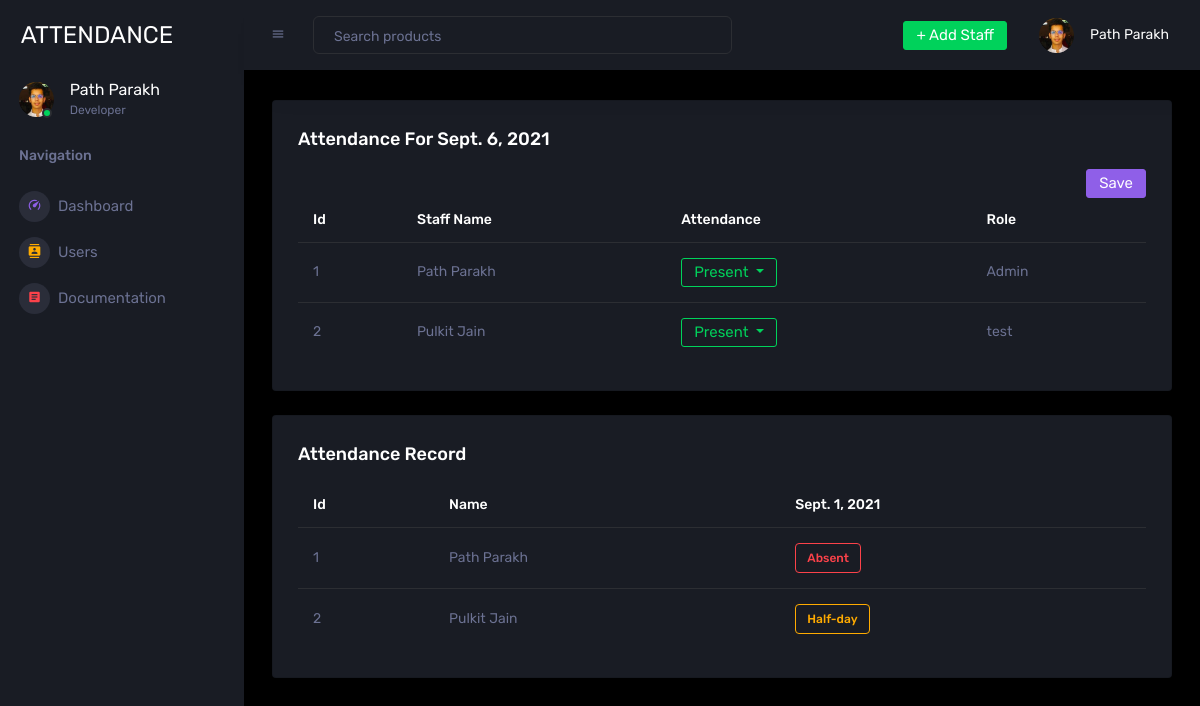
The app's page /, older data.
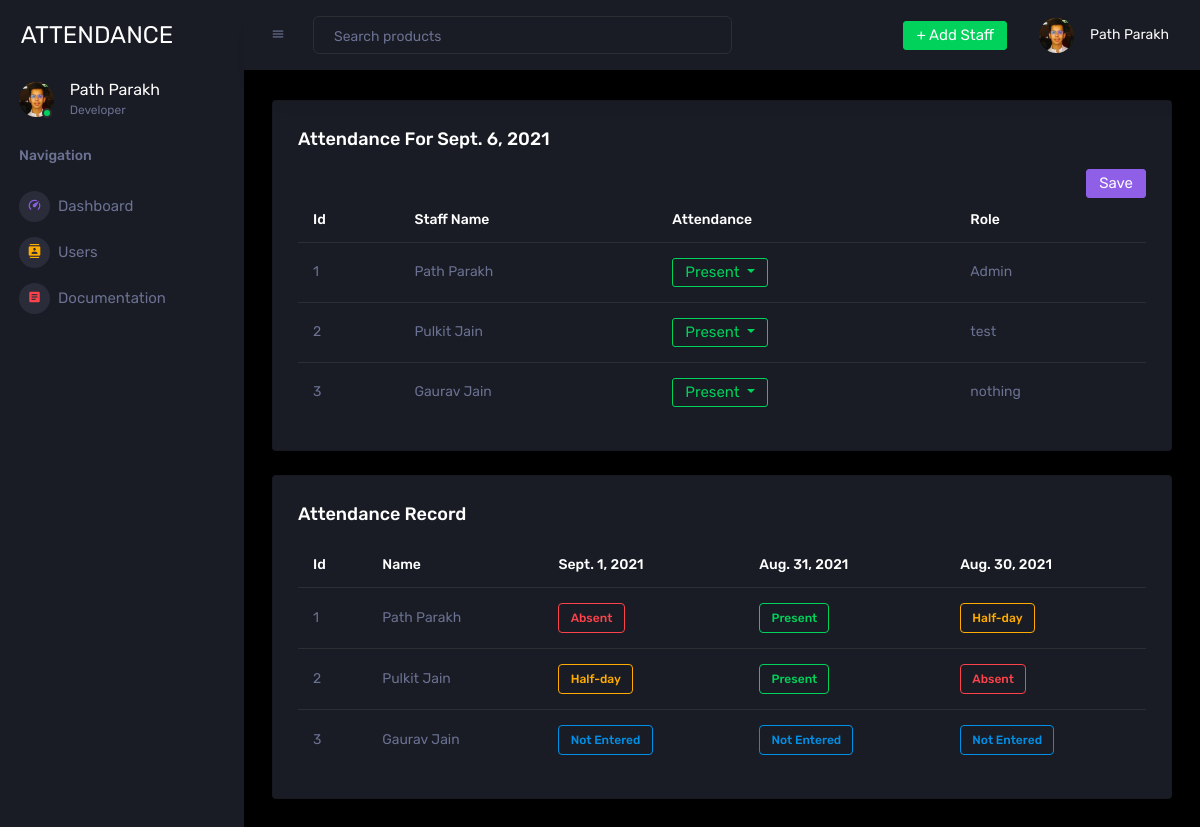
The same page, newer data.
### salary/models.py (models this page shows)
class staff(models.Model):
    id = models.AutoField
    name = models.CharField(max_length=250, null=True)
    role = models.CharField(max_length=250, null=True)
    salary = models.CharField(max_length=250, null=True)
    address = models.CharField(max_length=250, null=True)
    number = models.CharField(max_length=250, null=True)
    date = models.DateField()

class attendance(models.Model):
    id = models.AutoField
    staff_id = models.CharField(max_length=250, null=True)
    attendance = models.CharField(max_length=250, null=True)
    date = models.DateField()

### salary/views.py (the view, shortened to what this page needs)
# urls.py: path('', views.index),
def index(request):
    staffs = staff.objects.all()
    a = staff.objects. values_list('id', flat=True)
    attendances = attendance.objects.all()
    amounts = amount.objects.all()
    date = datetime.date.today()
    unique_dates = list({a.date for a in attendances})
    unique_dates.sort()
    unique_dates_reverse = list({a.date for a in attendances})
    unique_dates_reverse.sort(reverse=True)
    date = datetime.date.today()
    y_n = False
    for unique_date in unique_dates :
            if unique_date == date :
                y_n = True
                print(y_n)
            else :
                y_n = False
                print(y_n)
    return render(request, "salary/index.html", {'staff': staffs, 'attendance': attendances, 'amount': amounts, 'date': date, 'unique_dates': unique_dates, 'y_n': y_n, 'unique_dates_reverse': unique_dates_reverse})

### salary/templates/salary/index.html (shortened to what this page needs)
{% extends 'salary/base.html' %} {% block content %} {% load static %}
<div class="main-panel">
    <div class="content-wrapper">
        {% if y_n == True %}
        <div class="row" style="display: none">
            <div class="col-12 grid-margin">
                <div class="card">
                    <div class="card-body">
                        <h4 class="card-title">Attendance for {{ date }}</h4>
                        <div class="table-responsive">
                            <table class="table">
                                <thead>
                                    <tr>
                                        <th style="color: white;"> Id </th>
                                        <th style="color: white;"> Staff Name </th>
                                        <th style="color: white;"> Attendance </th>
                                        <th style="color: white;"> Role </th>
                                    </tr>
                                </thead>
                                <tbody>
                                    <form action="/index" method="POST">
                                        {% csrf_token %}
                                        {% for staffs in staff %}
                                        <input type="hidden" name="staff_id{{staffs.id}}" value="{{staffs.id}}">
                                        <input type="hidden" name="attendance{{staffs.id}}"
                                            id='input_attendance{{staffs.id}}' value="present">
                                        <tr>
                                            <td> {{staffs.id}} </td>
                                            <td> {{staffs.name}} </td>
                                            <td>
                                                <div class="btn-group">
                                                    {% for attendances in attendance %}
                                                    {% if attendances.staff_id|add:0 == staffs.id|add:0 %}
                                                    {% if attendances.attendance == 'present'%}
                                                    {% if attendances.date == date %}
                                                    <button type="button"
                                                        class="btn btn-outline-success dropdown-toggle"
                                                        data-toggle="dropdown" aria-haspopup="true"
                                                        aria-expanded="false" id='present{{staffs.id}}'>
                                                        Present
                                                    </button>
                                                    {% endif %}
                                                    {% elif attendances.attendance == 'absent'%}
                                                    {% if attendances.date == date %}
                                                    <button type="button" class="btn btn-outline-danger dropdown-toggle"
                                                        data-toggle="dropdown" aria-haspopup="true"
                                                        aria-expanded="false" id='present{{staffs.id}}'>
                                                        Absent
                                                    </button>
                                                    {% endif %}
                                                    {% elif attendances.attendance == 'half-day'%}
                                                    {% if attendances.date == date %}
                                                    <button type="button"
                                                        class="btn btn-outline-warning dropdown-toggle"
                                                        data-toggle="dropdown" aria-haspopup="true"
                                                        aria-expanded="false" id='present{{staffs.id}}'>
                                                        Half-day
                                                    </button>
                                                    {% endif %}
                                                    {% endif %}
                                                    {% endif %}
                                                    {% empty %}
                                                    <button type="button"
                                                        class="btn btn-outline-success dropdown-toggle"
                                                        data-toggle="dropdown" aria-haspopup="true"
                                                        aria-expanded="false" id='present{{staffs.id}}'>
                                                        Present
                                                    </button>
                                                    {% endfor %}
                                                    <div class="dropdown-menu">
                                                        <a class="dropdown-item"
                                                            onclick="attendance_present({{staffs.id}})">Present</a>
                                                        <a class="dropdown-item"
                                                            onclick="attendance_absent({{staffs.id}})">Absent</a>
                                                        <a class="dropdown-item"
                                                            onclick="attendance_half_day({{staffs.id}})">Half-day</a>
                                                    </div>
                                                </div>
                                            </td>
                                            <td> {{staffs.role}} </td>
                                        </tr>
                                        {% endfor %}
                                        <tr>
                                            <button type="submit" style="float:right" class="btn btn-info">Save</button>
                                        </tr>
                                    </form>
                                </tbody>
                            </table>
                        </div>
                    </div>
                </div>
            </div>
        </div>
        {% elif y_n == False %}
        <div class="row" style="display: block;">
            <div class="col-12 grid-margin">
                <div class="card">
                    <div class="card-body">
                        <h4 class="card-title">Attendance for {{ date }}</h4>
                        <div class="table-responsive">
                            <table class="table">
                                <thead>
                                    <tr>
                                        <th style="color: white;"> Id </th>
                                        <th style="color: white;"> Staff Name </th>
                                        <th style="color: white;"> Attendance </th>
                                        <th style="color: white;"> Role </th>
                                    </tr>
                                </thead>
                                <tbody>
                                    <form action="/index" method="POST">
                                        {% for staffs in staff %}
                                            <tr>
                                                <td> {{staffs.id}} </td>
                                                <td> {{staffs.name}} </td>
                                                <td>
                                                    <div class="btn-group">
                                                        <button type="button"
                                                            class="btn btn-outline-success dropdown-toggle"
                                                            data-toggle="dropdown" aria-haspopup="true"
                                                            aria-expanded="false" id='present{{staffs.id}}'>
                                                            Present
                                                        </button>
                                                    </div>
                                                </td>
                                                <td> {{staffs.role}} </td>
                                            </tr>
                                        {% endfor %}
                                        <tr>
                                            <button type="submit" style="float:right" class="btn btn-info">Save</button>
                                        </tr>
                                    </form>
                                </tbody>
                            </table>
                        </div>
                    </div>
                </div>
            </div>
        </div>
        {% endif %}
        <div class="row ">
            <div class="col-12 grid-margin">
                <div class="card">
                    <div class="card-body">
                        <h4 class="card-title">Attendance record</h4>
                        <div class="table-responsive">
                            <table class="table">
                                <thead>
                                    <tr>
                                        <th style="color: white;"> Id </th>
                                        <th style="color: white;"> Name </th>
                                        {% for unique_date_reverse in unique_dates_reverse %}
                                        <th style="color: white;">{{unique_date_reverse}}</th>
                                        {% endfor %}
                                    </tr>
                                </thead>
                                <tbody>
                                    {% for staffs in staff %}
                                    <tr>
                                        <td> {{staffs.id}} </td>
                                        <td> {{staffs.name}} </td>
                                        {% for unique_date_reverse in unique_dates_reverse%}
                                        {% for attendances in attendance%}
                                        {% if attendances.date == unique_date_reverse %}
                                        {% if attendances.staff_id|add:0 == staffs.id|add:0 %}
                                        {% if attendances.attendance == 'half-day'%}
                                        <td>
                                            <div class="badge badge-outline-warning">Half-day</div>
                                        </td>
                                        {% elif attendances.attendance == 'present'%}
                                        <td>
                                            <div class="badge badge-outline-success">Present</div>
                                        </td>
                                        {% elif attendances.attendance == 'absent'%}
                                        <td>
                                            <div class="badge badge-outline-danger">Absent</div>
                                        </td>
                                        {% elif attendances.attendance == 'not_entered'%}
                                        <td>
                                            <div class="badge badge-outline-primary">Not Entered</div>
                                        </td>
                                        {% endif %}
                                        {% endif %}
                                        {% endif %}
                                        {% endfor %}
                                        {% endfor %}
                                    </tr>
                                    {% endfor %}
                                </tbody>
                            </table>
                        </div>
                    </div>
                </div>
            </div>
        </div>
    </div>
</div>
{% endblock %}

Row changes from the older to the newer data that the page shows:
added staff: id "3", name "Gaurav Jain", role "nothing"
added attendance: unique_dates_reverse "Aug. 31, 2021", staff_id "Present"
added attendance: unique_dates_reverse "Aug. 30, 2021", staff_id "Half-day"
added attendance: date "Present", shown under staff "Pulkit Jain"
added attendance: date "Absent", shown under staff "Pulkit Jain"
added attendance: date "Not Entered"
added attendance: date "Not Entered"
added attendance: date "Not Entered"
